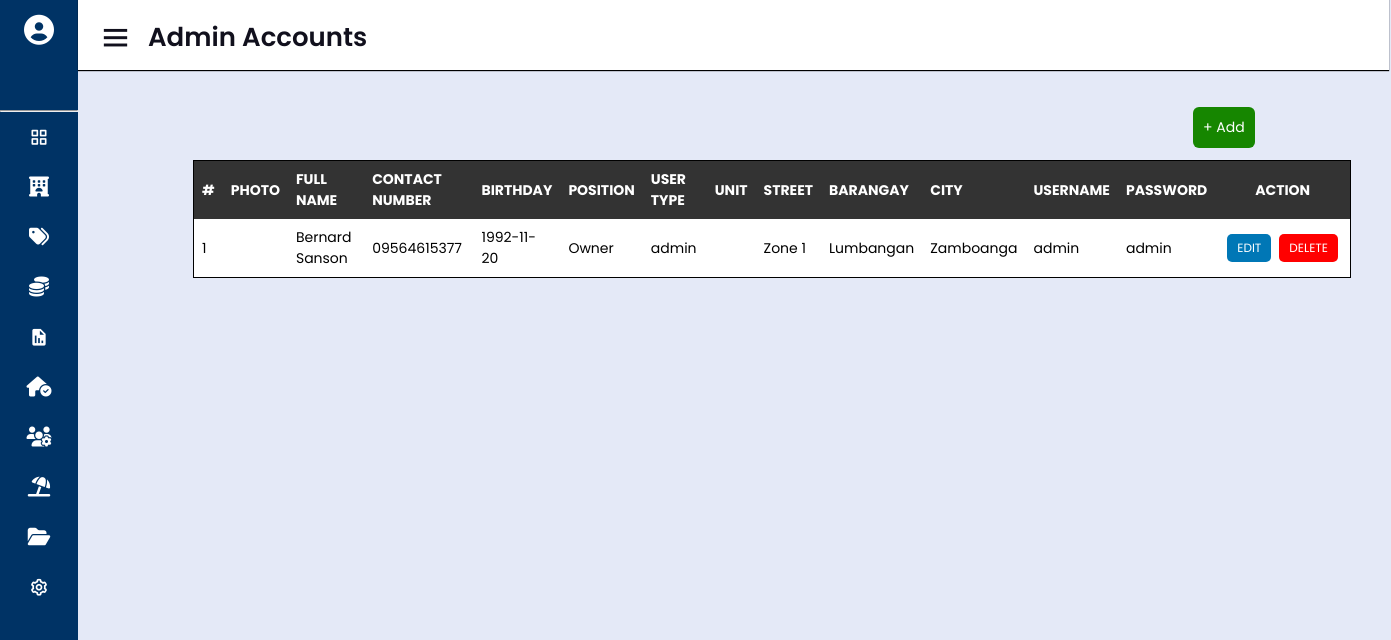
/accounts/admin.php (signed in), run on the app's committed database.
### tables this page shows
CREATE TABLE `staff_profile` (
  `id` int(10) NOT NULL,
  `photo` text DEFAULT NULL,
  `lastname` varchar(30) NOT NULL,
  `firstname` varchar(30) NOT NULL,
  `middle` varchar(5) DEFAULT NULL,
  `contact` varchar(20) NOT NULL,
  `birthday` date NOT NULL,
  `position` varchar(30) NOT NULL,
  `user_type` varchar(30) NOT NULL,
  `unit` varchar(10) DEFAULT NULL,
  `street` varchar(20) NOT NULL,
  `barangay` varchar(20) NOT NULL,
  `city` varchar(30) NOT NULL,
  `username` varchar(30) NOT NULL,
  `password` varchar(30) NOT NULL
);

### classes/accounts.class.php (called while the page is built, shortened)
<?php
require_once 'database.php';
Class Accounts{
    protected $db;
    function __construct()
    {
        $this->db = new Database();
    }
    function show(){
        $sql = "SELECT * FROM staff_profile ORDER BY lastname ASC;";
        $query=$this->db->connect()->prepare($sql);
        if($query->execute()){
            $data = $query->fetchAll();
        }
        return $data;
    }
}
?>

### classes/database.php (called while the page is built)
<?php
class Database{
    private $host = 'localhost';
    private $username = 'root';
    private $password = '';
    private $database = 'db_admin';
    protected $connection;
    function connect(){
        try
			{
				$this->connection = new PDO("mysql:host=$this->host;dbname=$this->database",
											$this->username, $this->password);
			}
			catch (PDOException $e)
			{
				echo "Connection error " . $e->getMessage();
			}
        return $this->connection;
    }
}
?>

### accounts/admin.php (the view, shortened to what this page needs)
<?php
    require_once '../inclusion/sidebar.php';
    require_once '../inclusion/header.php';
?>
<!DOCTYPE html>
<html lang="en">
<head>
    <link rel="stylesheet" href="../css/table.css">
    <link rel="stylesheet" href="https://cdn.jsdelivr.net/npm/boxicons@latest/css/boxicons.min.css">
</head>
<body>
</body>
</html>
<div class="home-section">
<div class="home-content"><nav>
            <div class="side-bar-button"><i class='bx bx-menu' ></i>
            <span class="text">Admin Accounts</span> </div>
        </nav>
        <div class="table-container">
            <div class="table-heading">
                <a id="addform" href="addaccounts.php" class="button">+ Add </a>
            </div>
            <table class="table">
                <thead>
                    <tr>
                        <th>#</th>
                        <th>Photo</th>
                        <th>Full Name</th>
                        <th>Contact Number</th>
                        <th>Birthday</th>
                        <th>Position</th>
                        <th>User Type</th>
                        <th>Unit</th>
                        <th>Street</th>
                        <th>Barangay</th>
                        <th>City</th>
                        <th>Username</th>
                        <th>Password</th>
                        <?php
                            if($_SESSION['user_type'] == 'admin'){
                        ?>
                            <th class="action">Action</th>
                        <?php
                            }
                        ?>
                    </tr>
                </thead>
                <tbody>
                    <?php
                        require_once '../classes/accounts.class.php';
                        $accounts = new Accounts();
                        $i = 1;
                        foreach ($accounts->show() as $value){
                    ?>
                        <tr>
                            <td><?php echo $i ?></td>
                            <td><?php echo $value['photo'] ?></td>
                            <td><?php echo $value['firstname'] . ' ' . $value['middle'] . ' ' . $value['lastname'];?></td>
                            <td><?php echo $value['contact'] ?></td>
                            <td><?php echo $value['birthday'] ?></td>
                            <td><?php echo $value['position'] ?></td>
                            <td><?php echo $value['user_type'] ?></td>
                            <td><?php echo $value['unit'] ?></td>
                            <td><?php echo $value['street'] ?></td>
                            <td><?php echo $value['barangay'] ?></td>
                            <td><?php echo $value['city'] ?></td>
                            <td><?php echo $value['username'] ?></td>
                            <td><?php echo $value['password'] ?></td>
                            <?php
                                if($_SESSION['user_type'] == 'admin'){
                            ?>
                                <td>
                                    <div class="action">
                                        <a class="action-edit" href="editaccounts.php?id=<?php echo $value['id'] ?>">Edit</a>
                                        <a class="action-delete" href="deleteaccounts.php?id=<?php echo $value['id'] ?>">Delete</a>
                                    </div>
                                </td>
                            <?php
                                }
                            ?>
                        </tr>
                    <?php
                        $i++;
                    }
                    ?>
                </tbody>
            </table>
        </div>
        </div>
    </div>
</body>
</html>

### css/sidebar.css (style rules this page uses)
* { margin: 0; padding: 0; box-sizing: border-box; font-family: 'Poppins', sans-serif; }
.home-section { position: relative; background: #E4E9F7; height: 100vh; left: 280px; width: calc(100% - 260px); transition: all 0.5s ease; }
.sidebar.close ~ .home-section { left: 78px; width: calc(100% - 78px); }
.home-section .home-content { height: 60px; display: flex; align-items: center; }
.home-section .home-content .bx-menu, .home-section .home-content .text { color: #11101d; font-size: 35px; }
.home-section .home-content .bx-menu { margin: 0 15px; cursor: pointer; margin-left: 20px; }
.home-section .home-content .text { font-size: 26px; font-weight: 600; }
nav { display: flex; justify-content: space-between; height: 80px; background-color: #fff; align-items: center; position: fixed; width: calc(100% - 80px); z-index: 999; box-shadow: 0 1px 1px; }
.side-bar-button { margin-top: 15px; }

### css/table.css (style rules this page uses)
* { font-family:'Poppins', sans-serif; margin: 0; padding: 0; box-sizing: border-box; font-size: 14px; }
body { width: 100%; height: 100%; background-color: #f5f5f5; }
.home-section { position: relative; width: calc(100% - 250px); }
.home-section nav .side-bar-button { display: flex; align-items: center; font-size: 24px; font-weight: 500; cursor: pointer; }
nav .side-bar-button i { font-size: 35px; margin-right: 10px; }
.button { width: 100%; padding: 10px; margin: 8px 0; border-radius: 6px; box-sizing: border-box; border: 0; text-decoration: none; background: rgb(22, 134, 0); color: white; cursor: pointer; margin-left: 1000px; }
a.action-edit { background-color: #0077b6; }
a.action-delete { background-color: red; }
.table-container .button { width: fit-content; }
.table-container .table-heading { display: flex; justify-content: space-between; height: 25px; align-items: center; margin-bottom: 20px; }
.table-container { position: absolute; top: 75px; padding: 40px; left: 75px; }
.table { border-collapse: collapse; border: 1px solid black; text-align: left; vertical-align: middle; width: 100%; overflow: auto; }
th, td { padding: 8px; font-size: 14px; }
thead { background-color: #333; color: white; font-size: .9rem; text-transform: uppercase; letter-spacing: 2%; }
thead th { width: auto; height: fit-content; }
tbody tr:nth-child(odd) { background-color: #fff; }
tr .action, th .action { text-align: center; }
tr div.action { display: flex; justify-content: center; }
td a { padding: 5px 10px; font-size: 12px; border-radius: 5px; margin: 4px; text-decoration: none; text-transform: uppercase; color: white; }

### data on the page
staff_profile: firstname "Bernard", lastname "Sanson", contact "09564615377", birthday "1992-11-20", position "Owner", user_type "admin", street "Zone 1", barangay "Lumbangan", city "Zamboanga", username "admin", password "admin"
